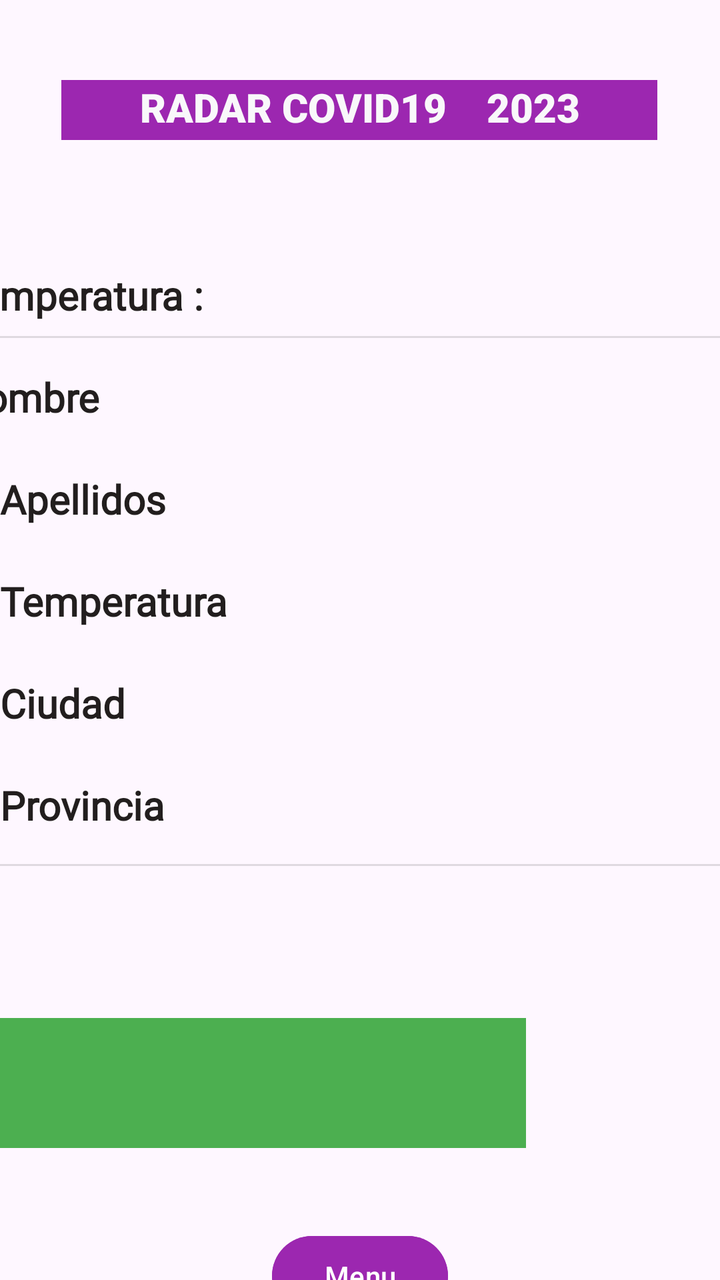
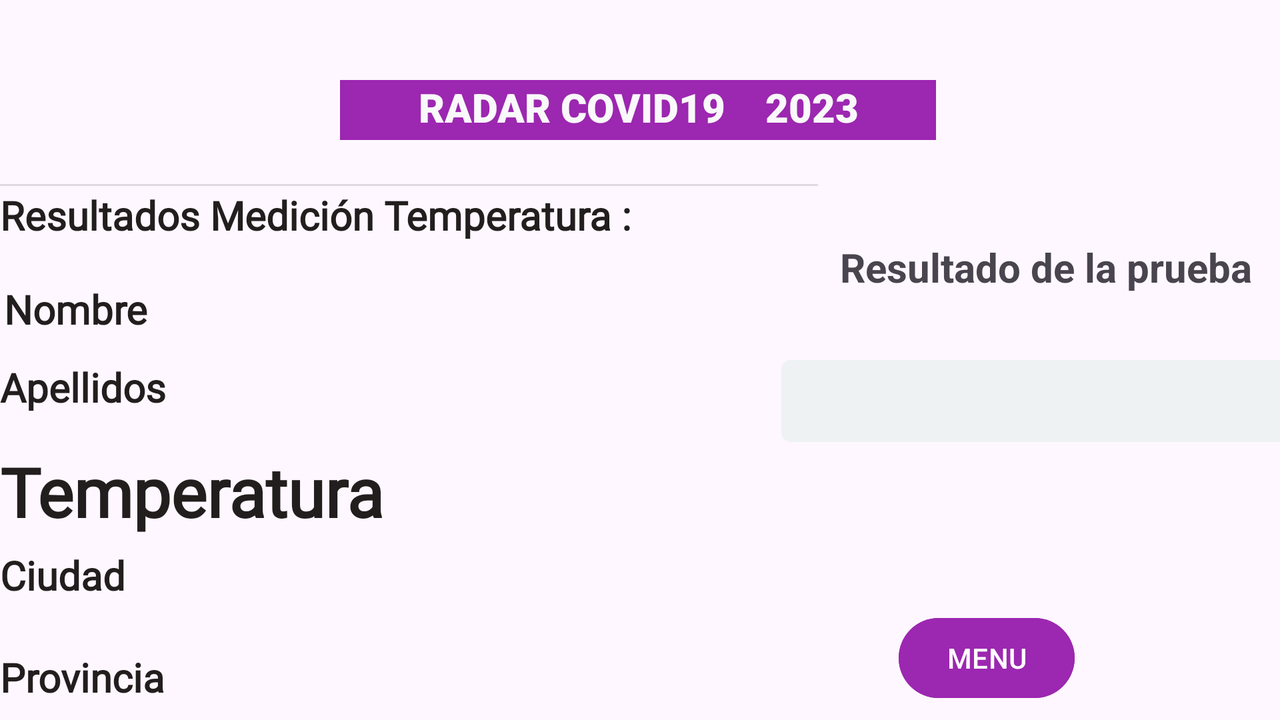

An Android layout and its configuration variant, each rendered on a device that would load it. The default file and the variant file are quoted in full after the pictures.
<!-- AndroidManifest.xml: application theme Theme.Covid19App -->
<!-- res/layout/fragment_informe.xml -->
<?xml version="1.0" encoding="utf-8"?>
<androidx.constraintlayout.widget.ConstraintLayout xmlns:android="http://schemas.android.com/apk/res/android"
    xmlns:app="http://schemas.android.com/apk/res-auto"
    xmlns:tools="http://schemas.android.com/tools"
    android:id="@+id/frameLayout4"
    android:layout_width="match_parent"
    android:layout_height="match_parent"
    tools:context=".InformeFragment">

    

    <TextView
        android:id="@+id/textView3"
        android:layout_width="0dp"
        android:layout_height="0dp"
        android:text="@string/hello_blank_fragment"
        app:layout_constraintBottom_toBottomOf="parent"
        app:layout_constraintEnd_toEndOf="parent"
        app:layout_constraintHorizontal_bias="1.0"
        app:layout_constraintStart_toStartOf="parent"
        app:layout_constraintTop_toTopOf="parent"
        app:layout_constraintVertical_bias="0.0" />

    <TextView
        android:id="@+id/textViewTitulo5"
        android:layout_width="298dp"
        android:layout_height="30dp"
        android:layout_marginTop="40dp"
        android:background="#9C27B0"
        android:fontFamily="sans-serif-black"
        android:text="RADAR COVID19    2023"
        android:textAlignment="center"
        android:textColor="#F9F8FA"
        android:textSize="20sp"
        app:circularflow_angles="25"
        app:layout_constraintEnd_toEndOf="parent"
        app:layout_constraintHorizontal_bias="0.497"
        app:layout_constraintStart_toStartOf="parent"
        app:layout_constraintTop_toTopOf="parent" />

    <TextView
        android:id="@+id/textViewTemperaturaEtiqueta"
        android:layout_width="405dp"
        android:layout_height="35dp"
        android:layout_marginTop="64dp"
        android:fontFamily="@font/abeezee"
        android:text="Temperatura :"
        android:textColor="#221E1E"
        android:textSize="20sp"
        android:textStyle="bold"
        app:layout_constraintEnd_toEndOf="parent"
        app:layout_constraintStart_toStartOf="parent"
        app:layout_constraintTop_toBottomOf="@+id/textViewTitulo5" />

    <TextView
        android:id="@+id/textViewNombre"
        android:layout_width="405dp"
        android:layout_height="35dp"
        android:layout_marginTop="16dp"
        android:fontFamily="@font/abeezee"
        android:text="Nombre"
        android:textColor="#221E1E"
        android:textSize="20sp"
        android:textStyle="bold"
        app:layout_constraintEnd_toEndOf="parent"
        app:layout_constraintStart_toStartOf="parent"
        app:layout_constraintTop_toBottomOf="@+id/textViewTemperaturaEtiqueta" />

    <TextView
        android:id="@+id/textViewApellidos"
        android:layout_width="405dp"
        android:layout_height="35dp"
        android:layout_marginTop="16dp"
        android:fontFamily="@font/abeezee"
        android:text="Apellidos"
        android:textColor="#221E1E"
        android:textSize="20sp"
        android:textStyle="bold"
        app:layout_constraintTop_toBottomOf="@+id/textViewNombre"
        tools:layout_editor_absoluteX="3dp" />

    <TextView
        android:id="@+id/textViewTemperatura"
        android:layout_width="405dp"
        android:layout_height="35dp"
        android:layout_marginTop="16dp"
        android:fontFamily="@font/abeezee"
        android:text="Temperatura"
        android:textColor="#221E1E"
        android:textSize="20sp"
        android:textStyle="bold"
        app:layout_constraintTop_toBottomOf="@+id/textViewApellidos"
        tools:layout_editor_absoluteX="3dp" />

    <TextView
        android:id="@+id/textViewCiudad"
        android:layout_width="405dp"
        android:layout_height="35dp"
        android:layout_marginTop="16dp"
        android:fontFamily="@font/abeezee"
        android:text="Ciudad"
        android:textColor="#221E1E"
        android:textSize="20sp"
        android:textStyle="bold"
        app:layout_constraintTop_toBottomOf="@+id/textViewTemperatura"
        tools:layout_editor_absoluteX="3dp" />

    <TextView
        android:id="@+id/textViewProvincia"
        android:layout_width="405dp"
        android:layout_height="35dp"
        android:layout_marginTop="16dp"
        android:fontFamily="@font/abeezee"
        android:text="Provincia"
        android:textColor="#221E1E"
        android:textSize="20sp"
        android:textStyle="bold"
        app:layout_constraintTop_toBottomOf="@+id/textViewCiudad"
        tools:layout_editor_absoluteX="3dp" />

    <View
        android:id="@+id/divider"
        android:layout_width="409dp"
        android:layout_height="1dp"
        android:background="?android:attr/listDivider"
        app:layout_constraintBottom_toBottomOf="@+id/textViewTemperaturaEtiqueta"
        tools:layout_editor_absoluteX="2dp" />

    <View
        android:id="@+id/divider2"
        android:layout_width="409dp"
        android:layout_height="1dp"
        android:layout_marginTop="8dp"
        android:background="?android:attr/listDivider"
        app:layout_constraintTop_toBottomOf="@+id/textViewProvincia"
        tools:layout_editor_absoluteX="3dp" />

    <TextView
        android:id="@+id/textViewResultado"
        android:layout_width="263dp"
        android:layout_height="65dp"
        android:layout_marginTop="76dp"
        android:background="#4CAF50"
        app:layout_constraintTop_toBottomOf="@+id/divider2"
        tools:layout_editor_absoluteX="76dp" />

    <Button
        android:id="@+id/buttonMenu"
        android:layout_width="wrap_content"
        android:layout_height="wrap_content"
        android:layout_marginTop="40dp"
        android:backgroundTint="#9C27B0"
        android:text="Menu"
        app:layout_constraintEnd_toEndOf="parent"
        app:layout_constraintStart_toStartOf="parent"
        app:layout_constraintTop_toBottomOf="@+id/textViewResultado" />

</androidx.constraintlayout.widget.ConstraintLayout>
<!-- resources referenced by this layout -->
<resources>
  <string name="hello_blank_fragment" />
  <style name="Theme.Covid19App" parent="Base.Theme.Covid19App" />
  <style name="Base.Theme.Covid19App" parent="Theme.Material3.DayNight.NoActionBar">
          
          
      </style>
</resources>
<!-- res/layout-land/fragment_informe.xml (the repository's variant of the layout above) -->
<!-- drawn on the phone turned sideways -->
<?xml version="1.0" encoding="utf-8"?>
<androidx.constraintlayout.widget.ConstraintLayout xmlns:android="http://schemas.android.com/apk/res/android"
    xmlns:app="http://schemas.android.com/apk/res-auto"
    xmlns:tools="http://schemas.android.com/tools"
    android:id="@+id/frameLayout4"
    android:layout_width="match_parent"
    android:layout_height="match_parent"
    tools:context=".InformeFragment">

    

    <TextView
        android:id="@+id/textViewTitulo5"
        android:layout_width="298dp"
        android:layout_height="30dp"
        android:layout_marginTop="40dp"
        android:background="#9C27B0"
        android:fontFamily="sans-serif-black"
        android:text="RADAR COVID19    2023"
        android:textAlignment="center"
        android:textColor="#F9F8FA"
        android:textSize="20sp"
        app:circularflow_angles="25"
        app:layout_constraintEnd_toEndOf="parent"
        app:layout_constraintHorizontal_bias="0.497"
        app:layout_constraintStart_toStartOf="parent"
        app:layout_constraintTop_toTopOf="parent" />

    <TextView
        android:id="@+id/textViewProvincia"
        android:layout_width="405dp"
        android:layout_height="35dp"
        android:layout_marginTop="16dp"
        android:fontFamily="@font/abeezee"
        android:text="Provincia"
        android:textColor="#221E1E"
        android:textSize="20sp"
        android:textStyle="bold"
        app:layout_constraintTop_toBottomOf="@+id/textViewCiudad"
        tools:layout_editor_absoluteX="3dp" />

    <View
        android:id="@+id/divider"
        android:layout_width="409dp"
        android:layout_height="1dp"
        android:layout_marginBottom="36dp"
        android:background="?android:attr/listDivider"
        app:layout_constraintBottom_toBottomOf="@+id/textViewTemperaturaEtiqueta"
        tools:layout_editor_absoluteX="-8dp" />

    <TextView
        android:id="@+id/textViewCiudad"
        android:layout_width="405dp"
        android:layout_height="35dp"
        android:layout_marginTop="8dp"
        android:fontFamily="@font/abeezee"
        android:text="Ciudad"
        android:textColor="#221E1E"
        android:textSize="20sp"
        android:textStyle="bold"
        app:layout_constraintTop_toBottomOf="@+id/textViewTemperatura"
        tools:layout_editor_absoluteX="0dp" />

    <TextView
        android:id="@+id/textView3"
        android:layout_width="0dp"
        android:layout_height="0dp"
        android:text="@string/hello_blank_fragment"
        app:layout_constraintBottom_toBottomOf="parent"
        app:layout_constraintEnd_toEndOf="parent"
        app:layout_constraintHorizontal_bias="1.0"
        app:layout_constraintStart_toStartOf="parent"
        app:layout_constraintTop_toTopOf="parent"
        app:layout_constraintVertical_bias="1.0" />

    <TextView
        android:id="@+id/textViewResultadotext"
        android:layout_width="227dp"
        android:layout_height="40dp"
        android:text="Resultado de la prueba"
        android:textAlignment="center"
        android:textSize="20sp"
        android:textStyle="bold"
        app:layout_constraintBottom_toTopOf="@+id/buttonResultadoTest"
        app:layout_constraintEnd_toEndOf="parent"
        app:layout_constraintHorizontal_bias="0.458"
        app:layout_constraintStart_toEndOf="@+id/textViewNombre"
        app:layout_constraintTop_toTopOf="parent"
        app:layout_constraintVertical_bias="0.882" />

    <Button
        android:id="@+id/buttonResultadoTest"
        android:layout_width="265dp"
        android:layout_height="49dp"
        android:layout_marginTop="176dp"
        android:backgroundTint="#EEF2F3"
        android:enabled="false"
        app:cornerRadius="5dp"
        app:layout_constraintEnd_toEndOf="parent"
        app:layout_constraintHorizontal_bias="0.475"
        app:layout_constraintStart_toEndOf="@+id/textViewApellidos"
        app:layout_constraintTop_toTopOf="parent" />

    <TextView
        android:id="@+id/textViewTemperaturaEtiqueta"
        android:layout_width="405dp"
        android:layout_height="35dp"
        android:layout_marginTop="24dp"
        android:fontFamily="@font/abeezee"
        android:text="Resultados Medición Temperatura :"
        android:textColor="#221E1E"
        android:textSize="20sp"
        android:textStyle="bold"
        app:layout_constraintEnd_toEndOf="parent"
        app:layout_constraintHorizontal_bias="0.0"
        app:layout_constraintStart_toStartOf="parent"
        app:layout_constraintTop_toBottomOf="@+id/textViewTitulo5" />

    <TextView
        android:id="@+id/textViewNombre"
        android:layout_width="405dp"
        android:layout_height="35dp"
        android:layout_marginTop="12dp"
        android:fontFamily="@font/abeezee"
        android:text="Nombre"
        android:textColor="#221E1E"
        android:textSize="20sp"
        android:textStyle="bold"
        app:layout_constraintEnd_toEndOf="parent"
        app:layout_constraintHorizontal_bias="0.009"
        app:layout_constraintStart_toStartOf="parent"
        app:layout_constraintTop_toBottomOf="@+id/textViewTemperaturaEtiqueta" />

    <TextView
        android:id="@+id/textViewApellidos"
        android:layout_width="405dp"
        android:layout_height="35dp"
        android:layout_marginTop="4dp"
        android:fontFamily="@font/abeezee"
        android:text="Apellidos"
        android:textColor="#221E1E"
        android:textSize="20sp"
        android:textStyle="bold"
        app:layout_constraintTop_toBottomOf="@+id/textViewNombre"
        tools:layout_editor_absoluteX="0dp" />

    <TextView
        android:id="@+id/textViewTemperatura"
        android:layout_width="410dp"
        android:layout_height="43dp"
        android:layout_marginTop="8dp"
        android:fontFamily="@font/abeezee"
        android:text="Temperatura"
        android:textColor="#221E1E"
        android:textSize="34sp"
        android:textStyle="bold"
        app:layout_constraintTop_toBottomOf="@+id/textViewApellidos"
        tools:layout_editor_absoluteX="0dp" />

    <Button
        android:id="@+id/buttonMenu"
        android:layout_width="wrap_content"
        android:layout_height="wrap_content"
        android:layout_marginTop="80dp"
        android:backgroundTint="#9C27B0"
        android:text="MENU"
        app:layout_constraintEnd_toEndOf="parent"
        app:layout_constraintHorizontal_bias="0.814"
        app:layout_constraintStart_toStartOf="parent"
        app:layout_constraintTop_toBottomOf="@+id/buttonResultadoTest" />

    <View
        android:id="@+id/divider2"
        android:layout_width="409dp"
        android:layout_height="1dp"
        android:layout_marginTop="8dp"
        android:background="?android:attr/listDivider"
        app:layout_constraintTop_toBottomOf="@+id/textViewProvincia"
        tools:layout_editor_absoluteX="3dp" />

</androidx.constraintlayout.widget.ConstraintLayout>
